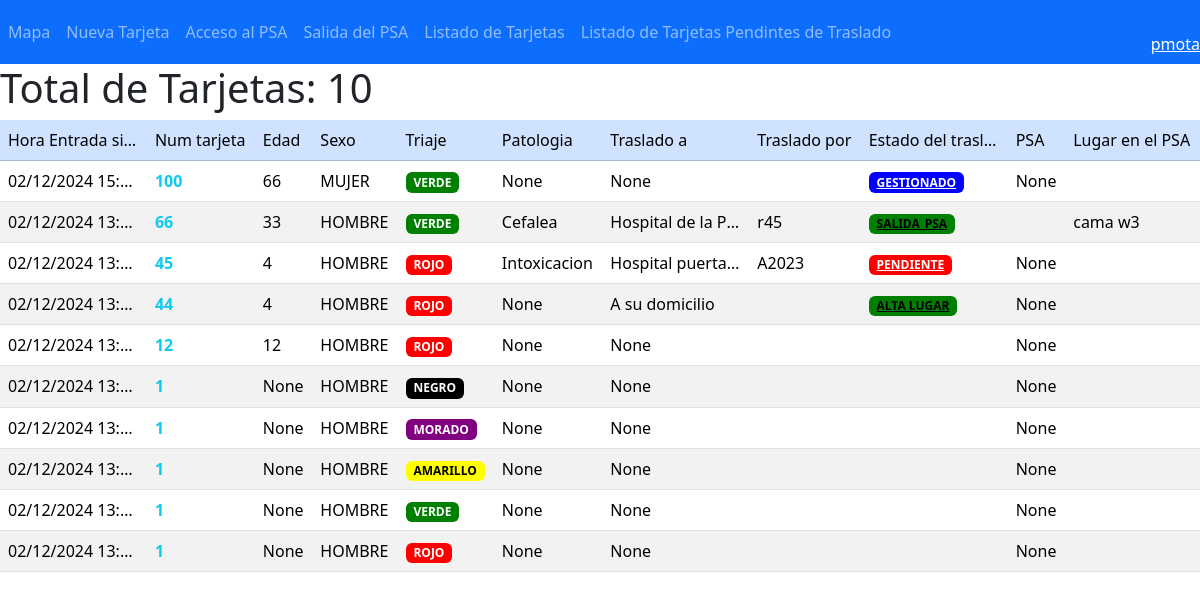
Before: /tarjetas/tarjetas_list/ (signed in) with the older database file.
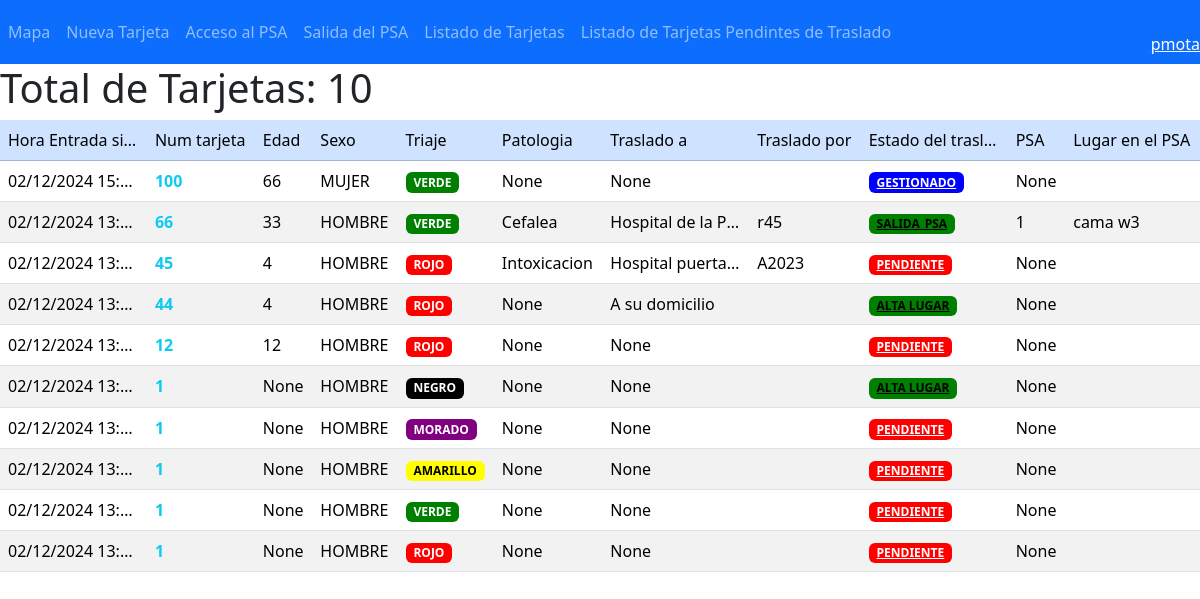
After: the same page with the newer database file.
### tarjetas/models.py (models this page shows, shortened)
class Tarjeta(models.Model):
    TRIAJE = (
        ('VERDE', 'VERDE'),
        ('AMARILLO','AMARILLO'),
        ('ROJO', 'ROJO'),
        ('MORADO', 'MORADO'),
        ('NEGRO', 'NEGRO'),
    )
    ESTADO_TRASLADO = (
        ('PENDIENTE', 'PENDIENTE'),
        ('SOLICITADO', 'SOLICITADO'),
        ('GESTIONADO', 'GESTIONADO'),
        ('SALIDA_PSA', 'SALIDA_PSA'),
        ('REALIZADO', 'REALIZADO'),
        ('ALTA LUGAR', 'ALTA LUGAR'),
    )
    SEXO = (
        ('HOMBRE', 'HOMBRE'),
        ('MUJER','MUJER'),
        ('NSNC', 'NS/NC'),
    )
    num_t = models.CharField(max_length=100, blank=False)
    edad = models.IntegerField(blank=True, null=True)
    sexo = models.CharField(max_length=32,choices=SEXO)
    filiacion = models.CharField(max_length=200, blank=True)
    patologia = models.ForeignKey(Patologia, models.DO_NOTHING, db_column='patologia', blank=True, null=True)
    diagnostico = models.CharField(max_length=500, blank=True)
    tratamiento = models.CharField(max_length=500, blank=True)
    traslada_a = models.ForeignKey(Destino, models.DO_NOTHING, db_column='destino', blank=True, null=True)
    traslada_por = models.CharField(max_length=50, blank=True)
    triaje_ini = models.CharField(max_length=10,choices=TRIAJE)
    triaje = models.CharField(max_length=10,choices=TRIAJE)
    estado_traslado = models.CharField(max_length=32,choices=ESTADO_TRASLADO)
    latitud = models.FloatField(blank=True, null=True)
    longitud = models.FloatField(blank=True, null=True)
    evento = models.ForeignKey(Evento, models.DO_NOTHING, db_column='evento', blank=True, null=True)
    hora_ini = models.DateTimeField(auto_now_add=True)
    psa_in = models.DateTimeField(blank=True, null=True)
    psa_out = models.DateTimeField(blank=True, null=True)
    dest_in = models.DateTimeField(blank=True, null=True)
    hora_fin = models.DateTimeField(blank=True, null=True)
    pos_psa = models.CharField(max_length=100, blank=True)
    psa = models.ForeignKey(Psa, models.DO_NOTHING, db_column='psa', blank=True, null=True)
    imagen_file_front = models.FileField(upload_to=cambiar_nombre_imagen,blank=True, null=True)
    imagen_file_back = models.FileField(upload_to=cambiar_nombre_imagen,blank=True, null=True)

class Patologia(models.Model):
    tipo = models.CharField(max_length=100)
    def __str__(self):
        return self.tipo

class Destino(models.Model):
    lugar = models.CharField(max_length=100)
    activo = models.BooleanField(default=True)
    def __str__(self):
        return self.lugar

class Psa(models.Model):
    nombre = models.CharField(max_length=100, blank=False, null=False)
    descripcion = models.CharField(max_length=200, blank=True, null=True)
    lugar = models.CharField(max_length=100, blank=True, null=True)
    latitud = models.FloatField(blank=False, null=False)
    longitud = models.FloatField(blank=False, null=False)
    codigo = models.CharField(max_length=10, blank=False, null=False)
    evento = models.ForeignKey(Evento, models.DO_NOTHING, db_column='evento', blank=True, null=True)
    activo = models.BooleanField(default=True)
    def __str__(self):
        return self.nombre

### tarjetas/views.py (the view)
# urls.py: path('tarjetas_list/', views.tarjetas_list, name='tarjetas_list'),
@login_required(login_url='login')
def tarjetas_list(request):
    tarjetas = Tarjeta.objects.filter(evento = request.session['evento_id']).order_by('-id')
    tarjetas_count = Tarjeta.objects.filter(evento = request.session['evento_id']).count()
    return render(request, 'tarjetas/tarjetas_list.html', {'tarjetas': tarjetas,'tarjetas_count': tarjetas_count})

### tarjetas/templates/tarjetas/tarjetas_list.html (shortened to what this page needs)
{% extends "base.html" %}
{% load i18n %}
{% block content %}
    <div>
        <h1>Total de Tarjetas: {{ tarjetas_count }} </h1>
    </div>
    <table class="table table-striped table-hover">
        <thead class="table-primary">
            <tr>
              <td>Hora Entrada sistema</td>
              <td>Num tarjeta</td>
              <td>Edad</td>
              <td>Sexo</td>
              <td>Triaje</td>
              <td>Patologia</td>
              <td>Traslado a </td>
              <td>Traslado por</td>
              <td>Estado del traslado</td>
              <td>PSA</td>
              <td>Lugar en el PSA</td>
            </tr>
        </thead>
        <tbody>
              <tr>
                {% for tarjeta in tarjetas %}
                <tr>
                  <td>{{tarjeta.hora_ini|date:"d/m/Y H:i:s"}}</td>
                  <td><a class="nav-link text-info fw-bold" href="/tarjetas/tarjeta_edit/{{ tarjeta.id }}">{{tarjeta.num_t}}</a></td>
                  <td>{{tarjeta.edad}}</td>
                  <td>{{tarjeta.sexo}}</td>
                  <td>
                    {% if tarjeta.triaje == 'VERDE' %}
                        <span style="background-color: green; color: white;" class="badge">{{tarjeta.triaje}}</span>
                    {% elif tarjeta.triaje == 'AMARILLO' %}
                        <span style="background-color: yellow; color: black;" class="badge">{{tarjeta.triaje}}</span>
                    {% elif tarjeta.triaje == 'ROJO' %}
                        <span style="background-color: red; color: white;" class="badge">{{tarjeta.triaje}}</span>
                    {% elif tarjeta.triaje == 'MORADO' %}
                        <span style="background-color: purple; color: white;" class="badge">{{tarjeta.triaje}}</span>
                    {% elif tarjeta.triaje == 'NEGRO' %}
                        <span style="background-color: black; color: white;" class="badge">{{tarjeta.triaje}}</span>
                    {% endif %}
                  </td>
                  <td>{{tarjeta.patologia}}</td>
                  <td>{{tarjeta.traslada_a}}</td>
                  <td>{{tarjeta.traslada_por}}</td>
                   <td>{% if tarjeta.estado_traslado == 'GESTIONADO' %}
                      <a style="background-color: blue; color: white;" class="badge" href="/tarjetas/estado_traslado/{{ tarjeta.id }}">{{tarjeta.estado_traslado}}</a>
                    {% elif tarjeta.estado_traslado == 'SOLICITADO' %}
                      <a style="background-color: yellow; color: black;" class="badge" href="/tarjetas/estado_traslado/{{ tarjeta.id }}">{{tarjeta.estado_traslado}}</a>
                    {% elif tarjeta.estado_traslado == 'PENDIENTE' %}
                      <a style="background-color: red; color: white;" class="badge" href="/tarjetas/estado_traslado/{{ tarjeta.id }}">{{tarjeta.estado_traslado}}</a>
                    {% else  %}
                      <a style="background-color: green; color: black;" class="badge" href="/tarjetas/estado_traslado/{{ tarjeta.id }}">{{tarjeta.estado_traslado}}</a>
                    {% endif %}
                </td>
                <td>{{tarjeta.psa}}</td>
                <td>{{tarjeta.pos_psa}}</td>
                </tr>
                {% endfor %}
              </tr>
        </tbody>
    </table>
{% endblock content %}

### tarjetas/templates/base.html (shortened to what this page needs)
<!doctype html>
<html lang="es">
  {% load i18n %}
  {% load static %}
  <head>
    <link rel="stylesheet" href="{% static 'css/style.css' %}">
    <link rel="stylesheet" href="{% static 'css/bootstrap.css' %}">
    <link rel="stylesheet" href="{% static 'css/leaflet.css' %}">
  </head>
<body>
  <nav class="navbar navbar-expand-lg  navbar-dark bg-primary">
    <ul class="navbar-nav mr-auto">
      <li class="nav-item">
        <li class="nav-item {% if  request.path == '#' %}active bg-danger2{% endif %}">
          <a class="nav-link" aria-current="page" href="#">Mapa</a>
      </li>
        <li class="nav-item {% if  request.path == '/tarjetas/roll_1/' %}active bg-danger2{% endif %}">
        <a class="nav-link" aria-current="page" href="/tarjetas/roll_1/">Nueva Tarjeta</a>
      </li>
      <li class="nav-item {% if  request.path == '/tarjetas/roll_2/' %}active bg-danger2{% endif %}">
        <a class="nav-link" aria-current="page" href="/tarjetas/roll_2/">Acceso al PSA</a>
      </li>
      <li class="nav-item {% if  request.path == '/tarjetas/roll_3/' %}active bg-danger2{% endif %}">
        <a class="nav-link" aria-current="page" href="/tarjetas/roll_3/">Salida del PSA</a>
      </li>
      <li class="nav-item {% if  request.path == '/tarjetas/tarjetas_list/' %}active bg-danger2{% endif %}">
        <a class="nav-link" aria-current="page" href="/tarjetas/tarjetas_list/">Listado de Tarjetas</a>
      </li>
      <li class="nav-item {% if  request.path == '/tarjetas/tarjetas_list_pendientes/' %}active bg-danger2{% endif %}">
        <a class="nav-link" aria-current="page" href="/tarjetas/tarjetas_list_pendientes/">Listado de Tarjetas Pendintes de Traslado</a>
      </li>
    </ul>
    <ul class="navbar-nav ms-auto">
      <li class="nav-item text-right ">
        <span class="text-white" ><a href="{% url 'logout' %}"style="color:#FFFFFF;" FONT COLOR="white"> {{request.user}} </a>  </span>
      </li>
    </ul>
  </nav>
  {% block content %}{% endblock content %}
      </body>
</html>

### static/css/style.css (style rules this page uses)
.table td { max-width: 145px; overflow: hidden; text-overflow: ellipsis; white-space: nowrap; }

Changed rows visible on the page:
changed through a linked row, Tarjeta "cama w3": psa (not shown) → "1"
changed Tarjeta (number 5 of 10 on the later page): estado_traslado (not shown) → "PENDIENTE"
changed Tarjeta "NEGRO": estado_traslado (not shown) → "ALTA LUGAR"
changed Tarjeta "MORADO": estado_traslado (not shown) → "PENDIENTE"
changed Tarjeta "AMARILLO": estado_traslado (not shown) → "PENDIENTE"
changed Tarjeta (number 9 of 10 on the later page): estado_traslado (not shown) → "PENDIENTE"
changed Tarjeta (number 10 of 10 on the later page): estado_traslado (not shown) → "PENDIENTE"
